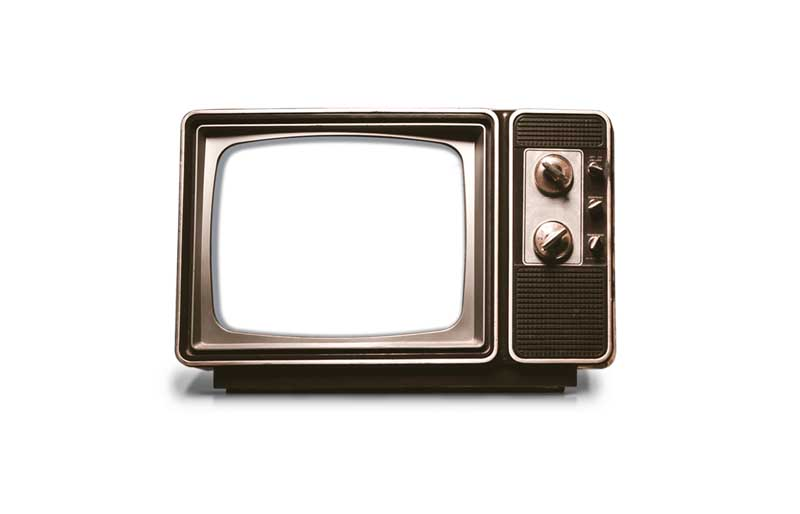
#> input picture assignment-27/section-2/tv.jpg, 800 x 514 px
$ python main.py
#> lines starting #> are read from the running program, lines starting #| are printed output that depends on the picture
import cv2
import numpy as np
import imageio
image = cv2.imread("tv.jpg")
#> image is the input picture: shape (514, 800, 3); mean B, G, R 220.8, 222.8, 225.1
grayscale_image = cv2.cvtColor(image,cv2.COLOR_BGR2GRAY)
gif_images = []
while True:
    noise = np.random.random((180,240)) * 255
    noise = np.array(noise,dtype=np.uint8)
    grayscale_image[150:330,220:460] = noise
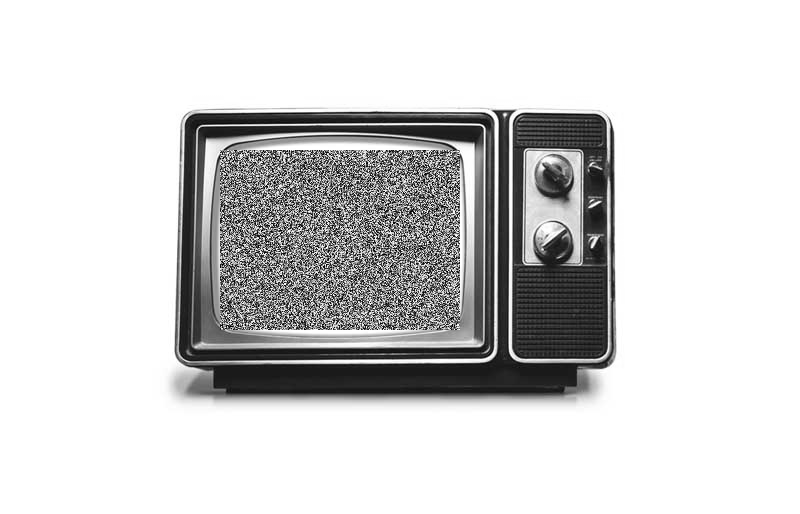
#> grayscale_image: shape (514, 800); min 0, max 255, mean 209.9
    gif_images.append(grayscale_image.copy())
    cv2.imshow("",grayscale_image)
    if cv2.waitKey(25) & 0xFF == ord('q'):
#> (key q is pressed here)
        imageio.mimsave('tv_noise.gif', gif_images, fps=30)
        break
